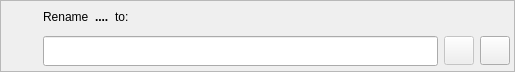
<?xml version="1.0" encoding="UTF-8"?>
<ui version="4.0">
 <class>ObjectRenameWidget</class>
 <widget class="QDialog" name="ObjectRenameWidget">
  <property name="geometry">
   <rect>
    <x>0</x>
    <y>0</y>
    <width>515</width>
    <height>72</height>
   </rect>
  </property>
  <property name="sizePolicy">
   <sizepolicy hsizetype="Preferred" vsizetype="Preferred">
    <horstretch>0</horstretch>
    <verstretch>0</verstretch>
   </sizepolicy>
  </property>
  <property name="minimumSize">
   <size>
    <width>400</width>
    <height>0</height>
   </size>
  </property>
  <property name="windowTitle">
   <string>Form</string>
  </property>
  <property name="autoFillBackground">
   <bool>false</bool>
  </property>
  <property name="styleSheet">
   <string notr="true"/>
  </property>
  <property name="modal">
   <bool>true</bool>
  </property>
  <layout class="QGridLayout" name="gridLayout_2">
   <property name="leftMargin">
    <number>0</number>
   </property>
   <property name="topMargin">
    <number>0</number>
   </property>
   <property name="rightMargin">
    <number>0</number>
   </property>
   <property name="bottomMargin">
    <number>0</number>
   </property>
   <property name="spacing">
    <number>0</number>
   </property>
   <item row="0" column="0">
    <widget class="QFrame" name="frame">
     <property name="sizePolicy">
      <sizepolicy hsizetype="Preferred" vsizetype="Preferred">
       <horstretch>0</horstretch>
       <verstretch>0</verstretch>
      </sizepolicy>
     </property>
     <property name="minimumSize">
      <size>
       <width>0</width>
       <height>0</height>
      </size>
     </property>
     <property name="maximumSize">
      <size>
       <width>16777215</width>
       <height>16777215</height>
      </size>
     </property>
     <property name="frameShape">
      <enum>QFrame::StyledPanel</enum>
     </property>
     <property name="frameShadow">
      <enum>QFrame::Raised</enum>
     </property>
     <layout class="QGridLayout" name="gridLayout">
      <property name="leftMargin">
       <number>4</number>
      </property>
      <property name="topMargin">
       <number>4</number>
      </property>
      <property name="rightMargin">
       <number>4</number>
      </property>
      <property name="bottomMargin">
       <number>4</number>
      </property>
      <property name="spacing">
       <number>6</number>
      </property>
      <item row="1" column="1">
       <widget class="QLabel" name="rename_lbl">
        <property name="sizePolicy">
         <sizepolicy hsizetype="Fixed" vsizetype="Preferred">
          <horstretch>0</horstretch>
          <verstretch>0</verstretch>
         </sizepolicy>
        </property>
        <property name="text">
         <string>Rename</string>
        </property>
       </widget>
      </item>
      <item row="1" column="2">
       <widget class="QLabel" name="obj_name_lbl">
        <property name="sizePolicy">
         <sizepolicy hsizetype="Fixed" vsizetype="Preferred">
          <horstretch>0</horstretch>
          <verstretch>0</verstretch>
         </sizepolicy>
        </property>
        <property name="font">
         <font>
          <weight>75</weight>
          <bold>true</bold>
         </font>
        </property>
        <property name="text">
         <string>....</string>
        </property>
       </widget>
      </item>
      <item row="2" column="0">
       <widget class="QLabel" name="obj_icon_lbl">
        <property name="minimumSize">
         <size>
          <width>32</width>
          <height>32</height>
         </size>
        </property>
        <property name="maximumSize">
         <size>
          <width>32</width>
          <height>32</height>
         </size>
        </property>
        <property name="frameShape">
         <enum>QFrame::NoFrame</enum>
        </property>
        <property name="frameShadow">
         <enum>QFrame::Plain</enum>
        </property>
        <property name="text">
         <string/>
        </property>
        <property name="scaledContents">
         <bool>false</bool>
        </property>
        <property name="alignment">
         <set>Qt::AlignLeading|Qt::AlignLeft|Qt::AlignVCenter</set>
        </property>
       </widget>
      </item>
      <item row="2" column="1" colspan="4">
       <layout class="QHBoxLayout" name="horizontalLayout">
        <property name="spacing">
         <number>6</number>
        </property>
        <item>
         <widget class="QLineEdit" name="new_name_edt">
          <property name="minimumSize">
           <size>
            <width>0</width>
            <height>30</height>
           </size>
          </property>
          <property name="clearButtonEnabled">
           <bool>true</bool>
          </property>
         </widget>
        </item>
        <item>
         <widget class="QToolButton" name="apply_tb">
          <property name="enabled">
           <bool>false</bool>
          </property>
          <property name="sizePolicy">
           <sizepolicy hsizetype="Fixed" vsizetype="Fixed">
            <horstretch>0</horstretch>
            <verstretch>0</verstretch>
           </sizepolicy>
          </property>
          <property name="toolTip">
           <string>Rename</string>
          </property>
          <property name="text">
           <string/>
          </property>
          <property name="icon">
           <iconset resource="../res/resources.qrc">
            <normaloff>:/icons/icons/confirm.png</normaloff>:/icons/icons/confirm.png</iconset>
          </property>
          <property name="iconSize">
           <size>
            <width>22</width>
            <height>22</height>
           </size>
          </property>
         </widget>
        </item>
        <item>
         <widget class="QToolButton" name="cancel_tb">
          <property name="sizePolicy">
           <sizepolicy hsizetype="Fixed" vsizetype="Fixed">
            <horstretch>0</horstretch>
            <verstretch>0</verstretch>
           </sizepolicy>
          </property>
          <property name="toolTip">
           <string>Cancel</string>
          </property>
          <property name="text">
           <string/>
          </property>
          <property name="icon">
           <iconset resource="../res/resources.qrc">
            <normaloff>:/icons/icons/close1.png</normaloff>:/icons/icons/close1.png</iconset>
          </property>
          <property name="iconSize">
           <size>
            <width>22</width>
            <height>22</height>
           </size>
          </property>
         </widget>
        </item>
       </layout>
      </item>
      <item row="1" column="3" colspan="2">
       <widget class="QLabel" name="to_lbl">
        <property name="sizePolicy">
         <sizepolicy hsizetype="Expanding" vsizetype="Preferred">
          <horstretch>0</horstretch>
          <verstretch>0</verstretch>
         </sizepolicy>
        </property>
        <property name="text">
         <string>to:</string>
        </property>
       </widget>
      </item>
      <item row="1" column="0">
       <spacer name="horizontalSpacer">
        <property name="orientation">
         <enum>Qt::Horizontal</enum>
        </property>
        <property name="sizeType">
         <enum>QSizePolicy::Fixed</enum>
        </property>
        <property name="sizeHint" stdset="0">
         <size>
          <width>32</width>
          <height>15</height>
         </size>
        </property>
       </spacer>
      </item>
     </layout>
    </widget>
   </item>
  </layout>
 </widget>
 <resources>
  <include location="../res/resources.qrc"/>
 </resources>
 <connections/>
</ui>
